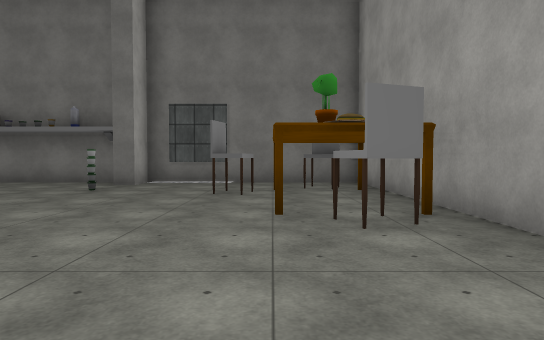
view 1 (above)

16 first-person views from a walk through a 3-D level made in the Unity game engine. The camera is 1.3 m above the floor, tilts 2° down and sees 75° across. The floor is counted in squares, 2 m on a side. Each view is taken from the middle of a square. On the plan, view 1 faces up. The plan holds only what a view shows up to about 10 squares ahead; the rest is blank. The place goes on beyond the plan. The player character is not drawn. Some surface patterns are stand-ins.

view 2
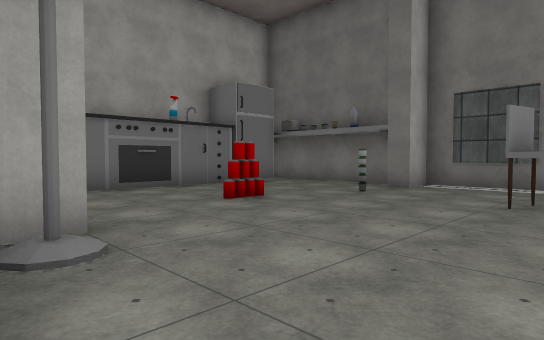

view 3
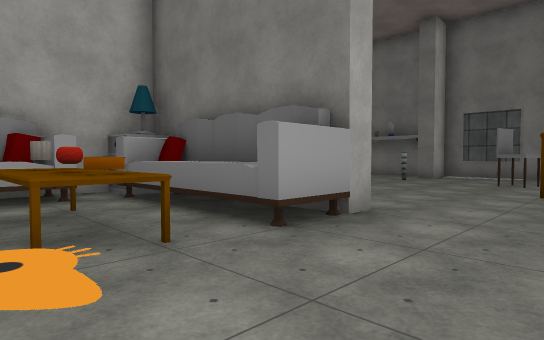

view 4
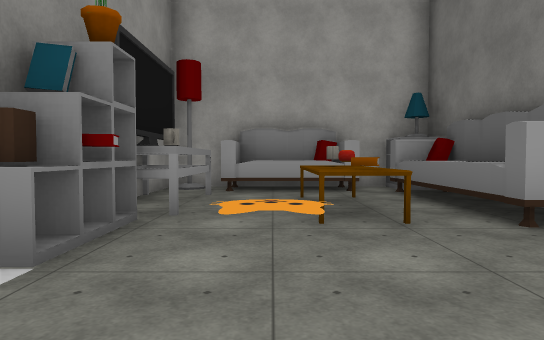

view 5
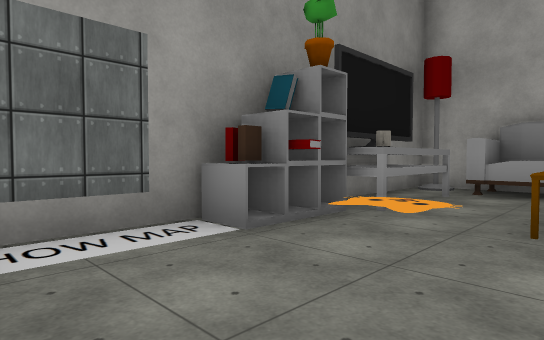

view 6
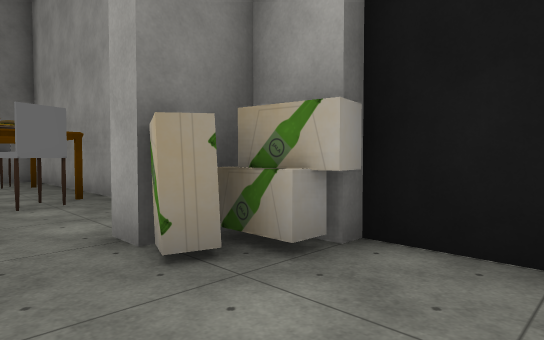

view 7
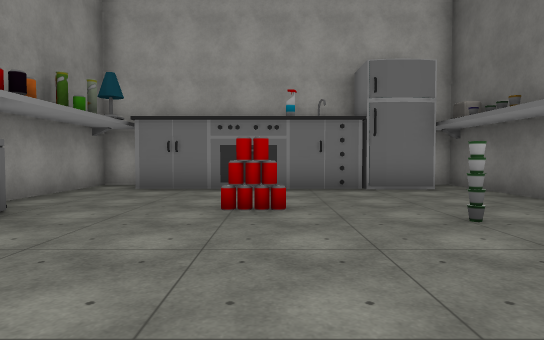

view 8
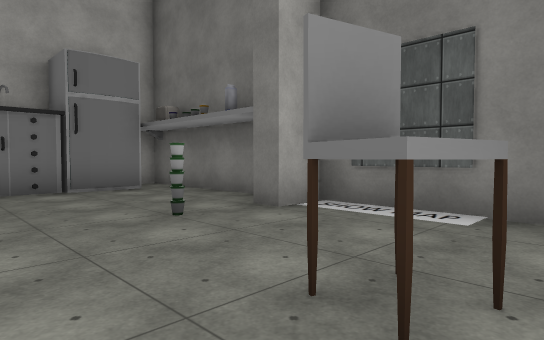

view 9
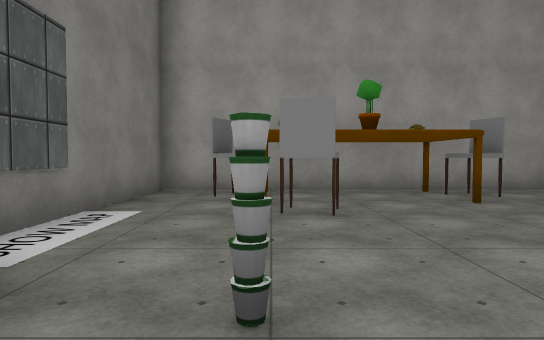

view 10
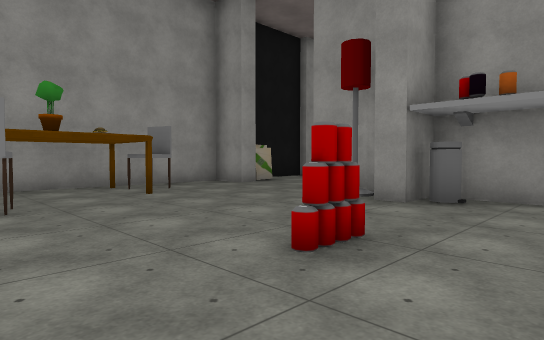

view 11
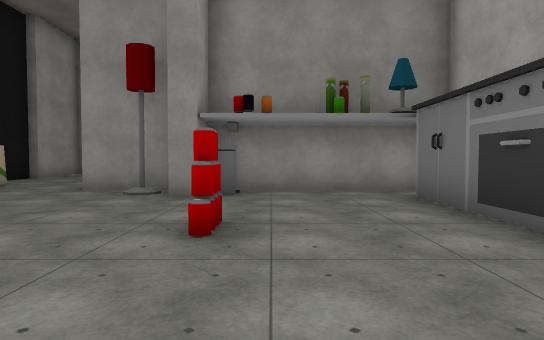

view 12
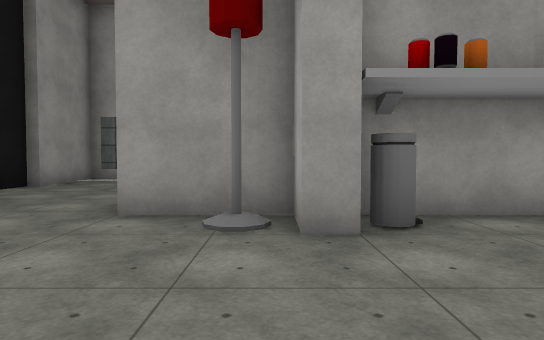

view 13
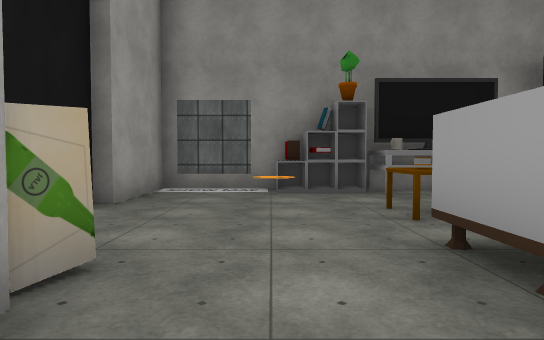

view 14
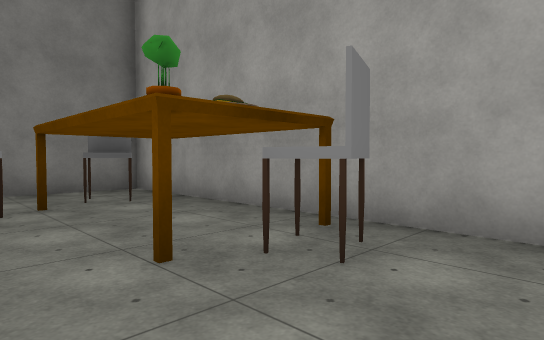

view 15
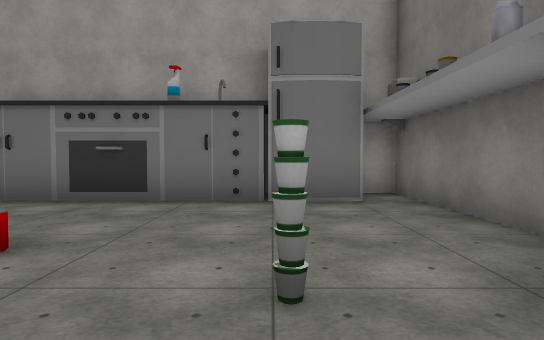

view 16
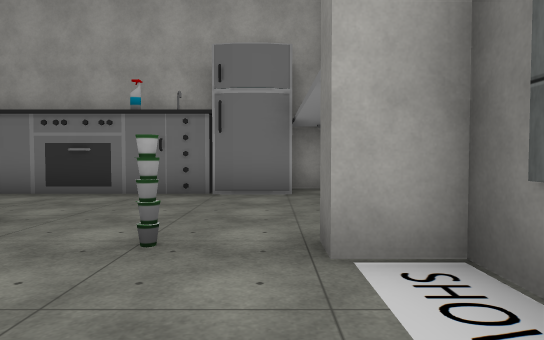

### Floor plan
Points are (right, up) in squares from view 1. A wall is a line through its corners. A room is listed if a view was taken in it or the views show most of it. See-through windows are left out.
Room 1 (views 1, 2, 3, 4, 5, 6, 7, 8, 9, 10, 11, 12, 13, 14, 15, 16)
walls: (-3.2, 1.9) (-3.2, 1) (-1.2, 1) (-1.2, 0.5); (1.1, 1) (2.3, 1) (2.3, 9.3) (-3.2, 9.3) (-3.2, 8.4) (-3.8, 8.4); (-6, -0.5) (-6, -5.2) (-5.4, -5.2); (-7.4, 6.6) (-7.4, 2.1); (-8.5, 1.8) (-8.5, 1) (-3.8, 1) (-3.8, 1.6); (-4.1, 9.3) (-8.5, 9.3) (-8.5, 6.9); (-2.5, -5.2) (-1.9, -5.2); (0.4, -5.2) (2.3, -5.2) (2.3, -3) (2.5, -3) (2.5, -0.5)
ways out: gap at (2, 7)
objects: fridge (-8, 7) to (-8, 8); drawers (-6, 0) to (-5, 0); lamp (-5, -5); sofa (-5, -4) to (-5, -2); other object (-4, -5) to (-3, -4); other object (-4, 0) to (-2, 0); bin (-4, 2); other object (-4, 4); other object (-4, 5); other object (-4, 7); other object (-3, -5); mug (-3, -2); lamp (-3, 2); mug (-2, -4); books (-2, -2); other object (-1, -5); chair (-1, 7) to (0, 7); books (0, -5); other object (0, 4); other object (1, 0); chair (1, 4); chair (1, 7) to (1, 8); other object (2, 0)

Where each view was taken, in squares from view 1:
view 1: 0 up, 0 right, facing up
view 2: 1 up, 0 right, facing up-left
view 3: 3 down, 1 right, facing up-left
view 4: 3 down, 2 right, facing left
view 5: 2 down, 2 right, facing down-left
view 6: 2 down, 0 right, facing up-right
view 7: 5 up, 0 right, facing left
view 8: 5 up, 0 right, facing up-left
view 9: 7 up, 5 left, facing right
view 10: 7 up, 6 left, facing down-right
view 11: 8 up, 5 left, facing down
view 12: 5 up, 3 left, facing down
view 13: 2 up, 0 right, facing down
view 14: 2 up, 1 left, facing up-right
view 15: 7 up, 2 left, facing left
view 16: 8 up, 1 left, facing left
